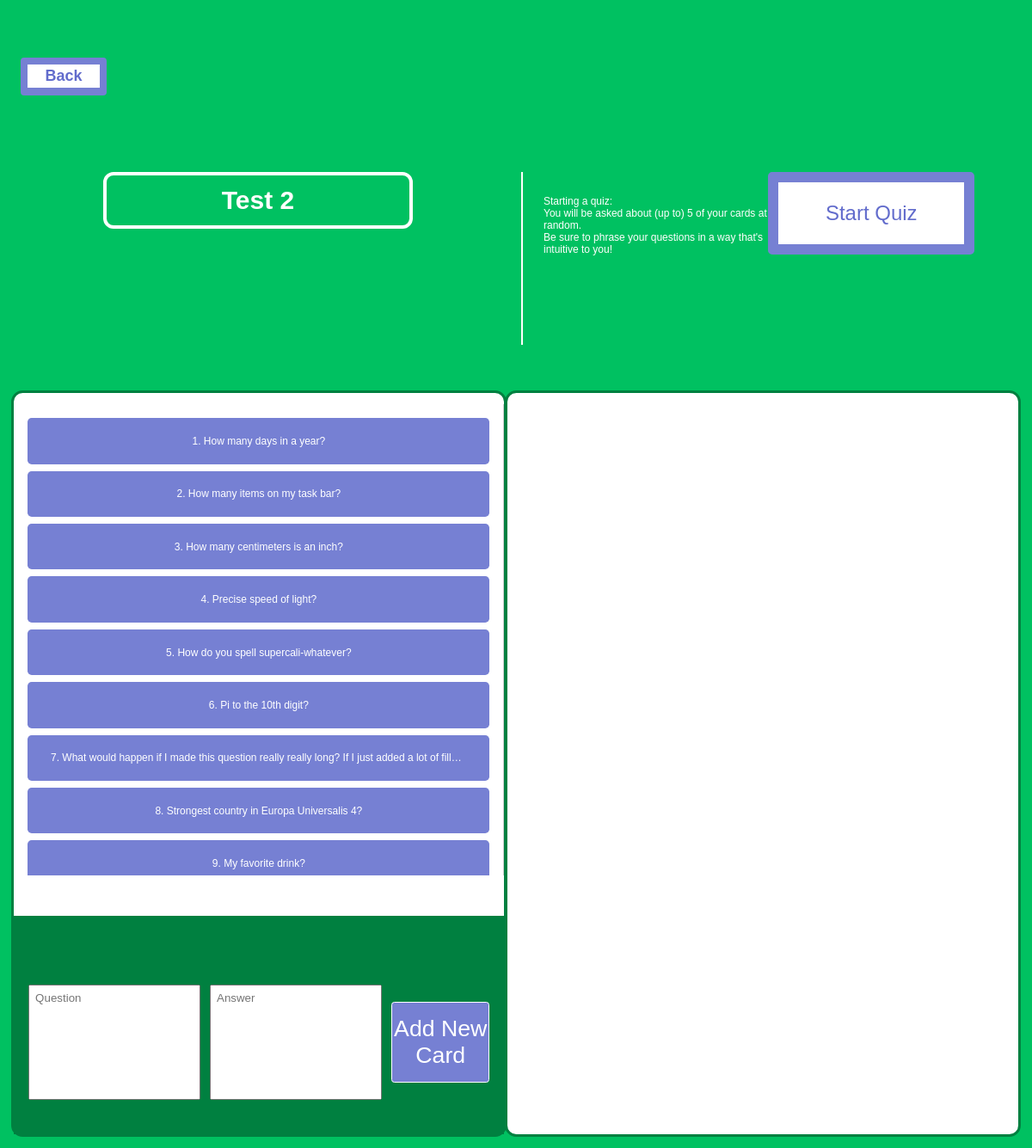
/deck/4 (signed in), run on the app's committed database.
### flashcards.py (models this page shows)
class Deck(db.Model):
    id = db.Column(db.Integer, primary_key=True)
    name = db.Column(db.String(50), nullable=False)
    user_id = db.Column(db.Integer, db.ForeignKey("user.id"), nullable=False)
    cards = db.relationship("Card", backref="deck", lazy=True)

class Card(db.Model):
    id = db.Column(db.Integer, primary_key=True)
    question = db.Column(db.Text, nullable=False)
    answer = db.Column(db.Text, nullable=False)
    deck_id = db.Column(db.Integer, db.ForeignKey("deck.id"), nullable=False)

### flashcards.py (the view)
@app.route("/deck/<int:deck_id>")
def view_deck(deck_id):
    deck = Deck.query.get(deck_id)
    if not deck:
        return redirect(url_for("index"))
    correct_user = User.query.get(deck.user_id)
    if session["user_id"] != correct_user.id:
        print(f"ID mismatch between session ID {session['user_id']} and true ID {correct_user.id}")
        return redirect(url_for("index"))
    print("Viewing Deck with ID", deck_id)
    deck = Deck.query.get_or_404(deck_id)
    cards = Card.query.filter_by(deck_id=deck_id).all()
    return render_template("deck.html", deck=deck, cards=cards)

### templates/deck.html (shortened to what this page needs)
<!DOCTYPE html>
<html>
    <head>
        <link rel="stylesheet" href="../static/styles-deck.css">
    </head>
    <body>
        <a class="back" href="{{  url_for('dashboard')  }}">Back</a>
        <div class="zone-1">
            <h2 class="deck-name" title="{{ deck.name}}">{{ deck.name }}</h2>
            <div class="note-container">
                <div class="note">Starting a quiz:<br>You will be asked about (up to) 5 of your cards at random.<br>Be sure to phrase your questions in a way that's intuitive to you!</div>
            </div>
            <a class="start-quiz" href= "{{ url_for('quiz', deck_id=deck.id)}}">
                Start Quiz
            </a>
        </div>
        <div class="zone-2">
            <div id="card-list">
                {% for card in cards %}
                    <button id="card-btn-{{ card.id }}" class="card" onclick="loadCard('{{ card.id }}', '{{ deck.id }}')" style="display: block; width: 100%; margin-bottom: 0.5rem;">
                        {{ card.question }}
                    </button>
                {% else %}
                    <div id="no-cards">No cards yet</div>
                {% endfor %}
            </div>
            <div class="new-card-zone">
                <form class="new-card-form" action="{{ url_for('add_card', deck_id=deck.id) }}" method="POST">
                    <textarea name="new_question" class="new-question" placeholder="Question" required></textarea>
                    <textarea name="new_answer" class="new-answer" placeholder="Answer" required></textarea>
                    <button class="add-card" type="submit">Add New Card</button>
                </form>
            </div>
        </div>
        <div class="zone-3">
        </div>
    </body>
</html>

### static/styles-deck.css (style rules this page uses)
* { box-sizing: border-box; padding: 0; margin: 0; }
body { width: 100vw; height: 100vh; font-family: sans-serif; overflow: hidden; }
.back { position: absolute; top: 5%; left: 2%; width: 100px; line-height: 1.5; color: #626ccc; background-color: white; border: 0.7cqw solid #7680d3; border-bottom-width: 0.75cqw; border-radius: 4px; text-align: center; font-size: 1.5cqw; font-weight: bold; text-decoration: none; z-index: 5; }
.zone-1 { display: flex; position: relative; width: 100%; height: 100vh; min-width: 100%; justify-content: center; align-items: center; background-color: #00c161; z-index: 1; }
.deck-name { display: block; position: absolute; top: 15vh; left: 10%; width: 30%; padding: 1% 2%; color: white; font-family: sans-serif; font-size: 2.5cqw; overflow: hidden; white-space: nowrap; text-overflow: ellipsis; text-align: center; border: 0.4cqw solid white; border-radius: 1cqw; z-index: 2; }
.note-container { display: flex; position: absolute; top: 15vh; left: 50.5%; width: 26%; height: 15vh; border-left: 0.2cqw solid white; }
.note { position: absolute; top: 2vh; left: 2vw; color: white; font-size: 1cqw; }
.start-quiz { display: flex; position: absolute; top: 15vh; right: 5vh; width: 20%; aspect-ratio: 2.5; border: 1cqw solid #7680d3; color: #626ccc; text-decoration: none; background-color: white; border-radius: 0.4cqw; font-family: sans-serif; font-size: 2cqw; font-weight: normal; align-items: center; justify-content: center; z-index: 2; }
.zone-2 { display: inline-block; position: absolute; vertical-align: top; bottom: 1vh; left: 1vh; width: 48%; height: 65vh; padding-top: 1vh; font-size: 0; background-color: white; border: 0.25cqw solid #008040; border-radius: 1vh; z-index: 2; }
#card-list { display: flex; flex-direction: column; position: absolute; width: 100%; height: 41vh; overflow-y: auto; border-right: 1px solid #ccc; padding: 1rem; padding-bottom: 0; }
.card { display: flex; min-height: 4vh; max-height: 4vh; padding: 1vh 2vh 1vh 2vh; color: white; font-size: 1cqw; background-color: #7680d3; border-width: 0; border-radius: 0.4cqw; overflow: hidden; white-space: nowrap; text-overflow: ellipsis; cursor: pointer; }
.new-card-zone { display: inline-flex; position: absolute; left: 0; bottom: 0; width: 100%; height: 19vh; background-color: #008040; }
.new-question { display: flex; position: absolute; bottom: 3vh; left: 3%; width: 35%; height: 10vh; padding: 0.5vh; font-family: sans-serif; resize: none; }
.new-answer { display: flex; position: absolute; bottom: 3vh; left: 40%; width: 35%; height: 10vh; padding: 0.5vh; font-family: sans-serif; resize: none; }
.add-card { display: flex; position: absolute; bottom: 4.5vh; left: 77%; width: 20%; height: 7vh; font-size: 2vh; color: white; background-color: #7680d3; justify-content: center; align-items: center; border: 0.05cqw solid white; border-radius: 0.3cqw; }
.zone-3 { display: inline-block; position: absolute; vertical-align: top; bottom: 1vh; right: 1vh; width: 50%; height: 65vh; padding-top: 1vh; background-color: white; border: 0.25cqw solid #008040; border-radius: 1vh; z-index: 2; }

### data on the page
Deck: name "Test 2"
Card: question "1. How many days in a year?"
Card: question "2. How many items on my task bar?"
Card: question "3. How many centimeters is an inch?"
Card: question "4. Precise speed of light?"
Card: question "5. How do you spell supercali-whatever?"
Card: question "6. Pi to the 10th digit?"
Card: {{ card.id }} 10 (drawn), question "7. What would happen if I made this question really really long? If I just added a lot of fill…"
Card: question "8. Strongest country in Europa Universalis 4?"
Card: question "9. My favorite drink?"
